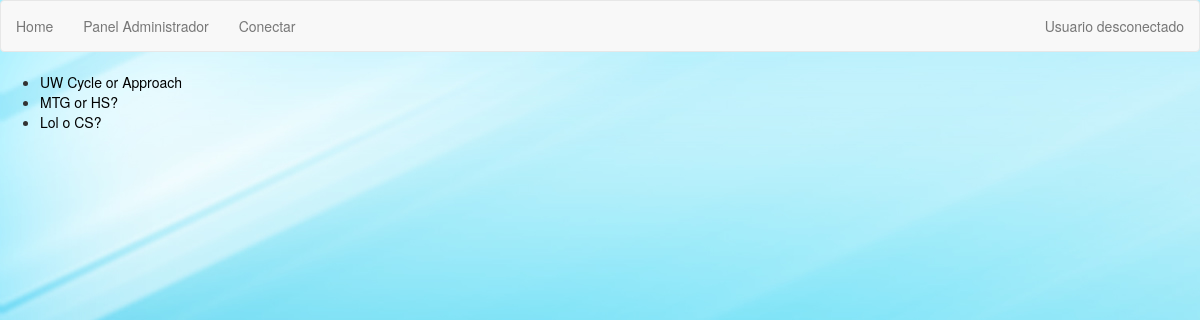
The app's page /index, older data.
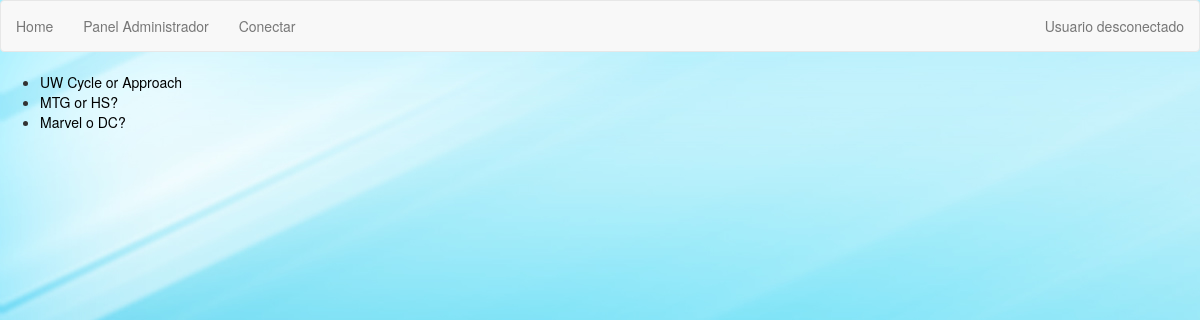
The same page, newer data.
### polls/models.py (models this page shows, shortened)
class Pregunta(models.Model):
    autor = models.ForeignKey(settings.AUTH_USER_MODEL,on_delete=models.CASCADE,)
    texto = models.CharField(max_length=200)
    fecha_publicacion = models.DateTimeField('Fecha Publicacion')
    fecha_expiracion = models.DateTimeField('Fecha Expiracion')

### polls/views.py (the view)
# urls.py: path('index', views.IndexView.as_view(), name='index'),
class IndexView(generic.ListView):
    template_name = 'polls/index.html'
    context_object_name = 'lista_respuesta'
    def get_queryset(self):
        return Pregunta.objects.order_by('-fecha_publicacion')[:5]

### polls/templates/polls/index.html
{% extends "../base.html" %}
{% load static %}
{% block content %}
<link rel="stylesheet" type="text/css" href="{% static 'polls/style.css' %}" />
{% if lista_respuesta %}
    <ul>
    {% for pregunta in lista_respuesta %}
        <li><a href="{% url 'polls:detail' pregunta.id %}">{{ pregunta.texto }}</a></li>
    {% endfor %}
    </ul>
{% else %}
    <p>No polls are available.</p>
{% endif %}
{% endblock %}

### polls/templates/base.html (shortened to what this page needs)
<!DOCTYPE html>
<html lang="en">
<head>
  <link rel="stylesheet" href="//netdna.bootstrapcdn.com/bootstrap/3.1.0/css/bootstrap.min.css">
</head>
<body>
  <nav class="navbar navbar-default" role="navigation">
    <div class="navbar-header">
      <ul class="nav navbar-nav">
        <li><a href="/">Home</a></li>
        <li><a href="/admin">Panel Administrador</a></li>
        {% if user.is_authenticated %}
         <li><a href="/index">Encuestas</a></li>
         <li><a href="{% url "logout" %}">Desconectar</a></li>
        {% else %}
          <li><a href="/accounts/login">Conectar</a></li>
        {%endif%}
    </div>
    <div class="collapse navbar-collapse navbar-ex1-collapse">
      <ul class="nav navbar-nav navbar-right">
        <li><a href="#">{% if user.is_authenticated %}
        				Usuario: {{user}}
    				  {% else %}
        				Usuario desconectado
    				  {% endif %}
        </a></li>
      </ul>
    </div>
  </nav>
  {% block content %}
  {% endblock %}
</body>
</html>

### polls/static/polls/style.css (style rules this page uses)
li a { color: black; }
body { background: white url("images/fondo.jpg"); }

Row changes from the older to the newer data that the page shows:
removed Pregunta: texto "Lol o CS?"
added Pregunta: texto "Marvel o DC?"
